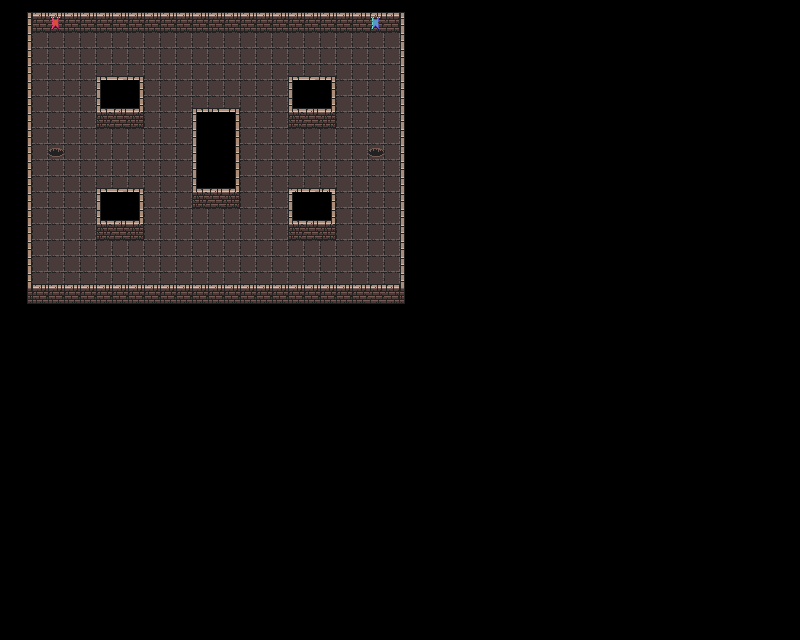

Rendered tile map (Tiled .tmx) drawn with the repository's tilesets; below, a short description and the map source with its tile grids summarised:
An orthogonal 50x40 tile map with 16x16 px tiles, 3 tile layers (collision, background, walls).

<map version="1.10" tiledversion="1.10.2" orientation="orthogonal" renderorder="right-down" width="50" height="40" tilewidth="16" tileheight="16" infinite="0" nextlayerid="5" nextobjectid="1">
 <properties>
  <property name="mapId" type="int" value="3" />
  <property name="playerSpawns" value="(3,9)|(23,9)" />
 </properties>
 <tileset firstgid="1" name="0x72_DungeonTilesetII_v1.4" tilewidth="16" tileheight="16" tilecount="1024" columns="32">
  <image source="0x72_DungeonTilesetII_v1.4.png" trans="000000" width="512" height="512" />
 </tileset>
 <layer id="4" name="collision" width="50" height="40">
  <data>[2000 cells, 125 non-empty, 1 distinct tile ids]</data>
 </layer>
 <layer id="1" name="background" width="50" height="40">
  <data>[2000 cells, 314 non-empty, 1 distinct tile ids]</data>
 </layer>
 <layer id="2" name="walls" width="50" height="40">
  <data>[2000 cells, 193 non-empty, 22 distinct tile ids]</data>
 </layer>
</map>